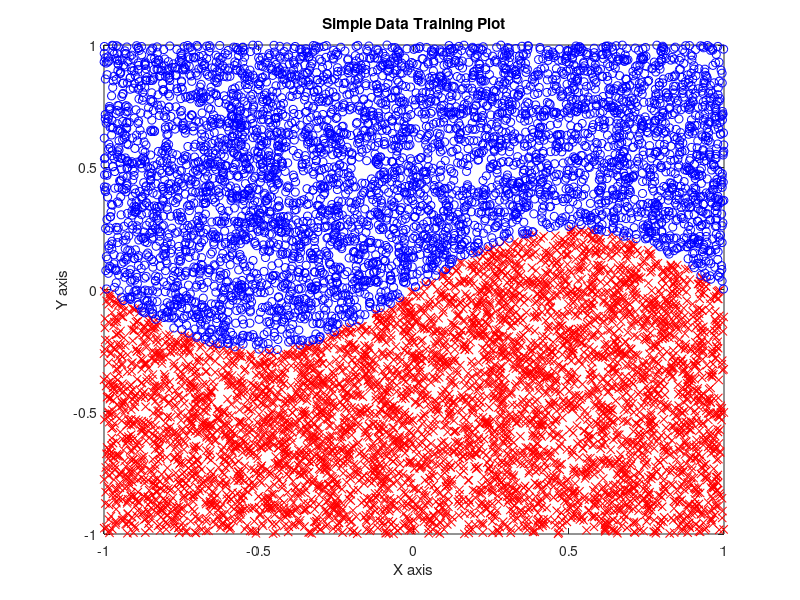

Source code (MATLAB): (Note: this script raises an error after producing the figure.)
%% 
% Create training and test sets for the simple CNTK demo. Plot the results
% Create some 2-dimensional data for the testing the CNTK Toolkit

N = 10000;
x = 2*(rand(N,1) - 0.5);            % Uniform from -1 to 1
y = 2*(rand(N,1) - 0.5);            % Uniform from -1 to 1

label = 0.25*sin(2*pi*0.5*x) > y;   % Sinusoidal decision boundary

%%
% Plot the training data
figure(1);
plot(x(label), y(label), 'rx', ...
    x(~label), y(~label), 'bo');
xlabel('X axis');
ylabel('Y axis');
title('Simple Data Training Plot');

print -dpng SimpleDemoData

%%
% Dump the data to a file. Label needs to be an integer so we can't just
% dump the entire array at once.
fp = fopen('SimpleDataTrain.txt','w');
for i=1:N
    fprintf(fp, '%g %g %d\n', x(i), y(i), label(i));
end
fclose(fp);

%%
% Create a uniform grid of test data.  This is easier to plot than the
% training data.
testDelta = 0.01;
testMax = 1;
testPoints = [-testMax:testDelta:testMax];
testN = length(testPoints);
[testX, testY] = meshgrid(testPoints, testPoints);
fp = fopen('SimpleDataTest.txt','w');
for i=1:length(testX(:))
    fprintf(fp, '%g %g %d\n', testX(i), testY(i), 0);
end
fclose(fp);

%% 
% 
% Run CNTK here.
% The rest of the command in this file plot the results.

%%
load SimpleDataTrain.txt
load SimpleDataTest.txt
load SimpleOutput.ScaledLogLikelihood

%%
figure(2);
if 0
    % Plot each test point.
    pos = SimpleOutput(:,1)>SimpleOutput(:,2);
	plot(SimpleDataTest(pos,1), SimpleDataTest(pos,2), 'rx', ...
        SimpleDataTest(~pos,1), SimpleDataTest(~pos,2), 'bo')
else
    data=reshape(SimpleOutput(:,1), testN, testN);
    imagesc(testPoints, testPoints, data);
    axis xy
    colorbar
    title('Output 2 from DNN');
    [m,i] = min(data.^2);
    hold on; plot(testPoints, testPoints(i), '--'); hold off
end
print -dpng SimpleDemoOutput

%%
% Capture the training error rate information from the log file.
fp = fopen('Demo_Simple_Demo_Simple_Demo_Output.log', 'r');
if fp
    clear trainingError
    while true
        theLine = fgets(fp);
        if isempty(theLine) || theLine(1) == -1
            break;
        end
        % Look for the message at the end of each epoch.
        if strncmp(theLine, 'Finished ', length('Finished '))
            try
                % Pick out the epoch number and training error
                strToks = regexprep(theLine, ...
                    '.*Epoch\[(\d*)].*EvalErr Per Sample = (.*) +Ave Learn.*', ...
                    '$1 $2');
                numericToks = str2num(strToks);
                trainingError(numericToks(1)) = numericToks(2);
            catch e
                % Ignore lines we can't read
            end
        end
    end
    fclose(fp);
else
    fprintf('Can not find the demo training log\n');
end

%% 
figure(3);
loglog(trainingError)
title('Performance of Simple Demo');
xlabel('Epoch Number');
ylabel('Average Error Rate (training data)');

print -dpng SimpleDemoErrorRate

